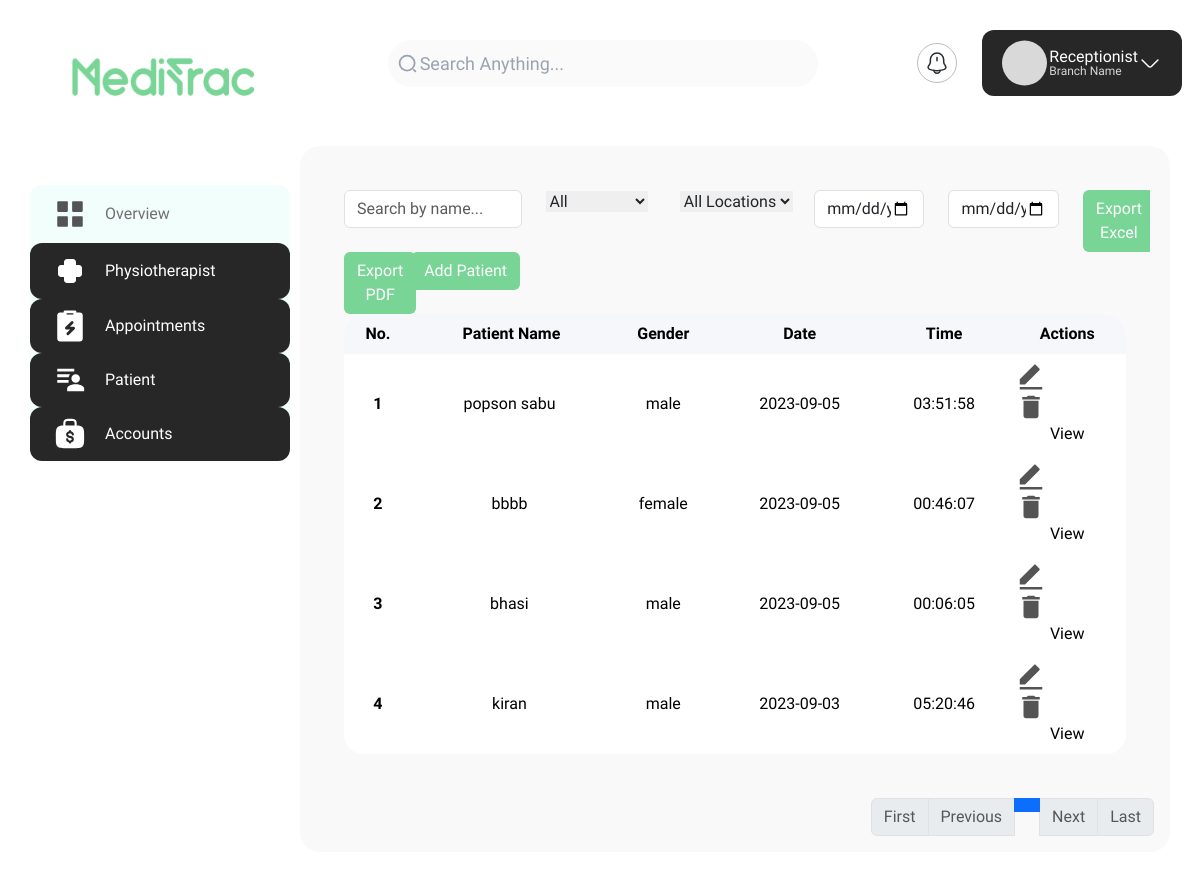
Page /reception/patient/list/ on the committed database.
### receptionist/models.py (models this page shows, shortened)
class Patient(models.Model):
    name = models.CharField(max_length=100, null=True, blank=True)
    address = models.TextField()
    specialities = models.ManyToManyField('Speciality')
    branch = models.ForeignKey('Branch', on_delete=models.CASCADE)
    phone = models.CharField(max_length=15)
    date_of_birth = models.DateField()
    gender = models.CharField(max_length=10, choices=GENDER_CHOICES)
    height = models.DecimalField(max_digits=5, decimal_places=2, null=True, blank=True)
    weight = models.DecimalField(max_digits=5, decimal_places=2, null=True, blank=True)
    blood_group = models.CharField(max_length=5, choices=BLOOD_GROUP_CHOICES, null=True, blank=True)
    notes = models.TextField(null=True, blank=True)
    profile_photo = models.ImageField(upload_to='receptionist/patients/', default='default/bear.png')
    email = models.EmailField(max_length=255, unique=True, default='unknown@email.com')
    password = models.CharField(max_length=128, null=True, blank=True)
    date_added = models.DateTimeField(auto_now_add=True)
    patient_id = models.CharField(max_length=10, unique=True)
    tags = models.ManyToManyField(Tag, blank=True)

### receptionist/views.py (the view, shortened to what this page needs)
# urls.py: path('patient/list/', views.patient_list, name='patient_list'),
def patient_list(request):
    patients = Patient.objects.all().order_by('-date_added')
    form = PatientFilterForm(request.GET)
    if form.is_valid():
        patients = form.filter_queryset(patients)
    paginator = Paginator(patients, 10)
    page_number = request.GET.get('page')
    page_obj = paginator.get_page(page_number)
    return render(request, 'reception/patient_list.html', {'form': form, 'page_obj': page_obj})

### templates/reception/patient_list.html (shortened to what this page needs)
{% extends 'reception/base.html' %}
{% load static %}
{% block content %}
<head>
    <link rel="stylesheet" href="{% static 'css/style.css' %}">
</head>
<div class="custom-table-wrapper">
    <div class="container custom-table-container p-4">
        <div class="d-flex flex-row justify-content-between align-items-center">
            <form method="get" action=".">
                <div class="row">
                    <div class="col-md-3">
                        <input type="text" class="form-control" name="name" placeholder="Search by name...">
                    </div>
                    <div class="col-md-2">
                        <select class="custom-select" name="gender">
                            {% for value, display in form.fields.gender.choices %}
                            <option value="{{ value }}" {% if form.cleaned_data.gender == value %}selected{% endif %}>{{display }}</option>
                            {% endfor %}
                        </select>
                    </div>
                    <div class="col-md-2">
                        <select class="custom-select" name="location">
                            <option value="">All Locations</option>
                        </select>
                    </div>
                    <div class="col-md-2">
                        <input type="date" class="form-control" name="date_added_from">
                    </div>
                    <div class="col-md-2">
                        <input type="date" class="form-control" name="date_added_to">
                    </div>
                    <div class="col-md-1">
                        <button class="btn green-button" type="submit" name="export_excel">Export Excel</button>
                    </div>
                    <div class="col-md-1">
                        <button class="btn green-button" type="submit" name="export_pdf">Export PDF</button>
                    </div>
                    <div class="col-md-2">
                        <a class="btn green-button" href="{% url 'add_new_patient' %}">Add Patient</a>
                    </div>
                </div>
            </form>
        </div>
        <table class="table table-hover rounded-table text-center">
            <thead class="table-head-bg">
                <tr>
                    <th scope="col">No.</th>
                    <th scope="col">
                        <div class="custom-control custom-checkbox">
                            <label class="custom-control-label" for="select_all"></label> Patient Name
                        </div>
                    </th>
                    <th scope="col">Gender</th>
                    <th scope="col">Date</th>
                    <th scope="col">Time</th>
                    <th scope="col">Actions</th>
                </tr>
            </thead>
            <tbody>
                {% for patient in page_obj.object_list %}
                <tr>
                    <th scope="row">{{ forloop.counter }}</th>
                    <td>
                        <div class="custom-control custom-checkbox">
                            {{ patient.name }}
                        </div>
                    </td>
                    <td>{{ patient.gender }}</td>
                    <td>{{ patient.date_added|date:"Y-m-d" }}</td>
                    <td>{{ patient.date_added|time:"H:i:s" }}</td>
                    <td>
                        <a href="{% url 'update_patient' patient.id %}"><img
                                src="{% static 'images/actions/edit_icon.svg' %}" alt=""></a>
                        <a href="{% url 'delete_patient' patient.id %}"><img
                                src="{% static 'images/actions/delete_icon.svg' %}" alt=""></a>
                        <button class="view-button" data-user-id={{patient.id}}>View</button>
                    </td>
                </tr>
                {% endfor %}
            </tbody>
        </table>
    </div>
</div>
<div class="d-flex justify-content-end">
    <nav aria-label="Page navigation example">
        <ul class="pagination">
            {% if page_obj.has_previous %}
            <li class="page-item"><a class="page-link" href="?page=1">First</a></li>
            <li class="page-item"><a class="page-link" href="?page={{ patients.previous_page_number }}">Previous</a>
            </li>
            {% else %}
            <li class="page-item disabled"><a class="page-link" href="#">First</a></li>
            <li class="page-item disabled"><a class="page-link" href="#">Previous</a></li>
            {% endif %}
            <li class="page-item active">
                <a class="page-link" href="?page={{ patients.number }}">{{ patients.number }} </a>
            </li>
            {% if patients.has_next %}
            <li class="page-item"><a class="page-link" href="?page={{ patients.next_page_number }}">Next</a></li>
            <li class="page-item"><a class="page-link" href="?page={{ patients.paginator.num_pages }}">Last</a></li>
            {% else %}
            <li class="page-item disabled"><a class="page-link" href="#">Next</a></li>
            <li class="page-item disabled"><a class="page-link" href="#">Last</a></li>
            {% endif %}
        </ul>
    </nav>
</div>
{% endblock %}

### static/css/panel_style.css (style rules this page uses)
* { margin: 0; padding: 0; box-sizing: border-box; font-family: 'Plus Jakarta Sans', sans-serif; }
:root { --blue-color: #4070f4; --grey-color: #707070; }

### static/css/style.css (style rules this page uses)
* { font-family: 'Plus Jakarta Sans', sans-serif; }

### templates/reception/patient_list.html (style rules this page uses)
.custom-table-wrapper { padding: 4px; background-color: #f9f9f9; border-radius: 20px; }
.custom-table-container { background-color: #f9f9f9; border-radius: 12px; }
.container { overflow-x: auto; }
table { font-weight: 500; background-color: #ffffff; border-radius: 20px; }
.rounded-table { border-collapse: collapse; border-radius: 20px; overflow: hidden; }
.table th, td { border: none !important; vertical-align: middle; background-color: transparent !important; }
table thead { background-color: #f5f7fb; border-radius: 20px 20px 0 0 !important; }
.table tbody { background-color: #ffffff; border-radius: 0 0 20px 20px !important; }
.green-button { background-color: #78d596 !important; color: #ffffff !important; }

### rows in the picture
Patient: name "popson sabu", gender "male", date_added "2023-09-05", date_added "03:51:58"
Patient: name "bbbb", gender "female", date_added "2023-09-05", date_added "00:46:07"
Patient: name "bhasi", gender "male", date_added "2023-09-05", date_added "00:06:05"
Patient: name "kiran", gender "male", date_added "2023-09-03", date_added "05:20:46"

### other values in the picture
form field gender "All"
